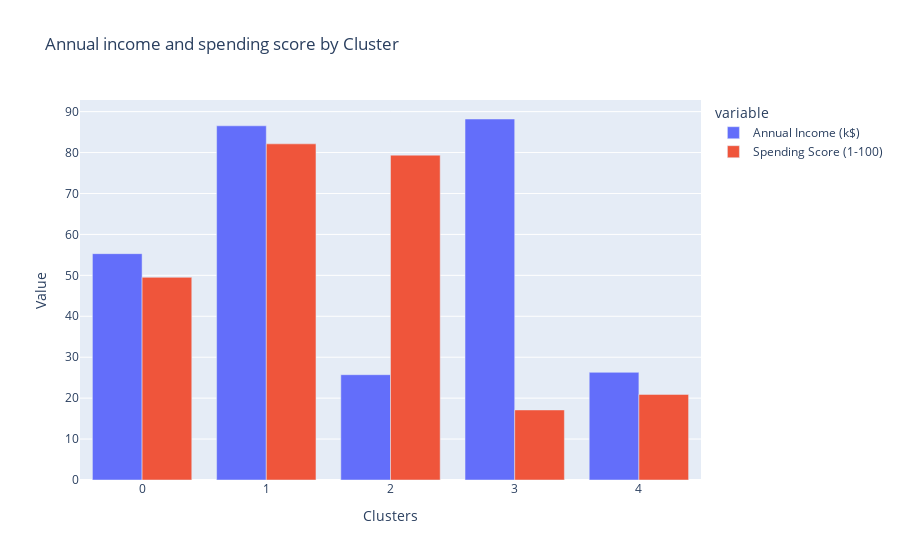

Notebook code cell kept with this figure:
### Code cell
# Create side-by-side bar chart of `xgb`
xgb= X.groupby(final_model.labels_).mean()
fig = px.bar(
    xgb,
    barmode= 'group',
    title= "Annual income and spending score by Cluster"
)
fig.update_layout(xaxis_title= "Clusters" , yaxis_title= 'Value')

fig.show()

### Figure 1 — Plotly figure (JSON) as saved in the notebook; plotly's stock layout.template omitted (floating-point values rounded to 4 significant figures)
{"data": [{"alignmentgroup": "True", "hovertemplate": "variable=Annual Income (k$)<br>index=%{x}<br>value=%{y}<extra></extra>", "legendgroup": "Annual Income (k$)", "marker": {"color": "#636efa", "pattern": {"shape": ""}}, "name": "Annual Income (k$)", "offsetgroup": "Annual Income (k$)", "orientation": "v", "showlegend": true, "textposition": "auto", "type": "bar", "x": [0, 1, 2, 3, 4], "xaxis": "x", "y": [55.3, 86.54, 25.73, 88.2, 26.3], "yaxis": "y"}, {"alignmentgroup": "True", "hovertemplate": "variable=Spending Score (1-100)<br>index=%{x}<br>value=%{y}<extra></extra>", "legendgroup": "Spending Score (1-100)", "marker": {"color": "#EF553B", "pattern": {"shape": ""}}, "name": "Spending Score (1-100)", "offsetgroup": "Spending Score (1-100)", "orientation": "v", "showlegend": true, "textposition": "auto", "type": "bar", "x": [0, 1, 2, 3, 4], "xaxis": "x", "y": [49.52, 82.13, 79.36, 17.11, 20.91], "yaxis": "y"}], "layout": {"barmode": "group", "legend": {"title": {"text": "variable"}, "tracegroupgap": 0}, "title": {"text": "Annual income and spending score by Cluster"}, "xaxis": {"anchor": "y", "domain": [0, 1], "title": {"text": "Clusters"}}, "yaxis": {"anchor": "x", "domain": [0, 1], "title": {"text": "Value"}}}}
